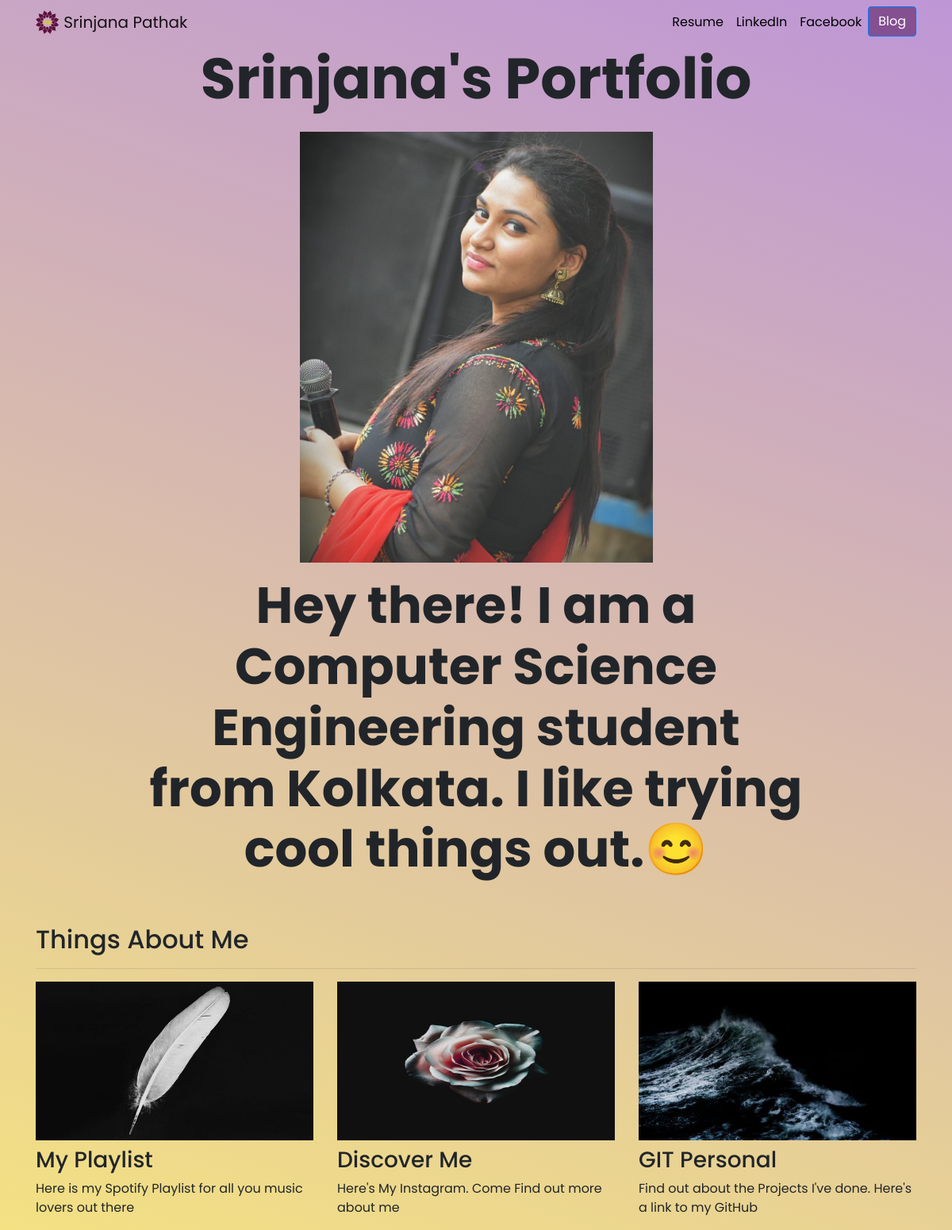
The page / on the database its author committed.
### portfolio/models.py (models this page shows, shortened)
class Project(models.Model):
    title = models.CharField(max_length=100)
    description = models.CharField(max_length=250)
    image = models.ImageField(upload_to='portfolio/images/')
    url = models.URLField(blank=True)

### portfolio/views.py (the view)
# urls.py: 2. Add a URL to urlpatterns:  path('', views.home, name='home')
def home(request):
    projects = Project.objects.all()
    return render(request, 'portfolio/landing.html', {'projects':projects})

### portfolio/templates/portfolio/landing.html
{% extends 'portfolio/base.html' %}
{% load static %}
{% block content %}
<div class="row justify-content-center mb-3">
    <div class="col-md-9 text-center">
        <h1 class="display-3 font-weight-bold" >Srinjana's Portfolio</h1>
    </div>
</div>
<div class="row justify-content-center my-3">
    <div class="col-5">
        <img src="{% static 'portfolio/me.jpg' %}" class="img-fluid">
    </div>
</div>
<div class="row justify-content-center mb-3">
    <div class="col-md-9 text-center">
        <h1 id="hometext" class="font-weight-bold">Hey there! I am a Computer Science Engineering student from Kolkata. I like trying cool things out.😊</h1>
    </div>
</div>
<h2 class="mt-5">Things About Me</h2>
<hr>
<div class="row">
    {% for project in projects %}
    <div class="col-lg-4 col-md-6">
        {% if project.url %}
        <a href="{{ project.url }}">
            <img src="{{ project.image.url }}" class="img-fluid mb-2" >
        </a>
        {% else %}
        <img src="{{ project.image.url }}" class="img-fluid mb-2" >
        {% endif %}
        <h3>{{ project.title }}</h3>
        <p>{{ project.description }}</p>
    </div>
    {% endfor %}
</div>
{% endblock %}

### portfolio/templates/portfolio/base.html (shortened to what this page needs)
<!DOCTYPE html>
<html lang="en">
{% load static %}
<head>
    <link rel="stylesheet" href="https://stackpath.bootstrapcdn.com/bootstrap/4.4.1/css/bootstrap.min.css"
>
    <link rel="stylesheet" href="{% static 'portfolio/prtfl_master.css' %}">
</head>
<body>
<nav id="topNav" class="navbar navbar-expand-md navbar-light">
    <div class="container">
        <a class="navbar-brand" href="{% url 'home' %}">
            <img src="{% static 'portfolio/Logo.png' %}" width="30" height="30" class="d-inline-block align-top"
                alt="Srinjana's Logo">
            <span>Srinjana Pathak</span>
        </a>
        <div class="collapse navbar-collapse text-center" id="navbarNav">
            <ul class="navbar-nav ml-auto">
                <li class="nav-item">
                    <a class="nav-link" href="{% static 'portfolio/NewResume.pdf' %}">Resume</a>
                </li>
                <li class="nav-item">
                    <a class="nav-link" href="http://www.linkedin.com/in/srinjana-pathak-8a3977192" target="_blank">LinkedIn</a>
                </li>
                <li class="nav-item">
                    <a class="nav-link" href="https://www.facebook.com/srinjanapathak" target="_blank">Facebook</a>
                </li>
                <li>
                    <a role="button" href="{% url 'blog:all_blogs' %}" class="btn btn-primary btn-md">Blog</a>
                </li>
            </ul>
        </div>
    </div>
</nav>
<div class="container">
    {% block content %}{% endblock %}
</div>
</body>
</html>

### portfolio/static/portfolio/prtfl_master.css (style rules this page uses)
.navbar-nav .nav-link { color: rgba(0,0,0,1) !important; }
body { font-family: 'Poppins', sans-serif; background-color: #f3e183; background-image: linear-gradient(19deg, #f3e183 0%, #be96d6 100%); }
@media (min-width: 992px) { #hometext { font-size: 4rem; } }
.btn-primary, .btn-primary:active, .btn-primary:visited { background-color: rgb(132, 80, 145) !important; }
a { color: rgb(58, 26, 59); }

### rows shown on the page
Project: image (picture), title "My Playlist", description "Here is my Spotify Playlist for all you music lovers out there"
Project: image (picture), title "Discover Me", description "Here's My Instagram. Come Find out more about me"
Project: image (picture), title "GIT Personal", description "Find out about the Projects I've done. Here's a link to my GitHub"
